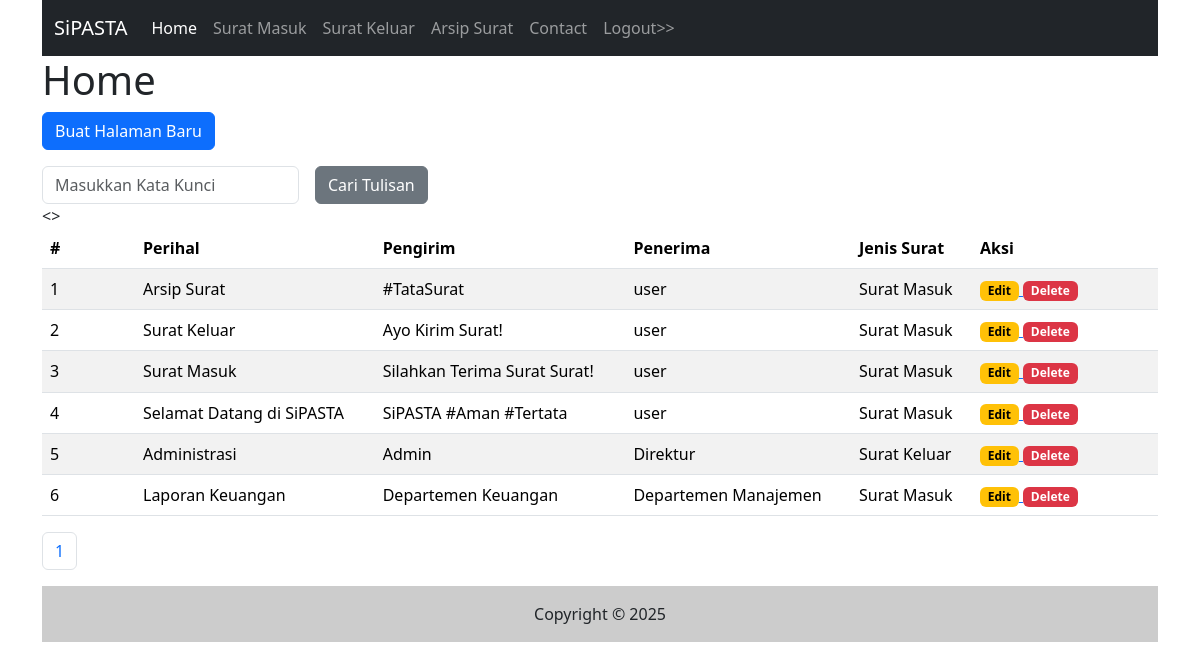
Screenshot of /admin/halaman.php with the database file from the repository.
### tables this page shows
CREATE TABLE `halaman` (
  `id` int(11) NOT NULL,
  `perihal` varchar(300) NOT NULL,
  `pengirim` varchar(300) NOT NULL,
  `penerima` varchar(300) NOT NULL,
  `jsurat` enum('Surat Masuk','Surat Keluar') NOT NULL,
  `isi` text NOT NULL,
  `tgl_isi` timestamp NOT NULL DEFAULT current_timestamp() ON UPDATE current_timestamp()
);

### admin/halaman.php (the view, shortened to what this page needs)
<?php include("inc_header.php") ?>
<?php
$katakunci = (isset($_GET['katakunci'])) ? $_GET['katakunci'] : "";
?>
<h1>Home</h1>
<p>
    <a href="halaman_input.php">
        <input type="button" class="btn btn-primary" value="Buat Halaman Baru" />
    </a>
</p>
<form class="row g-3" method="get">
    <div class="col-auto">
        <input type="text" class="form-control" placeholder="Masukkan Kata Kunci" name="katakunci"
            value="<?php echo $katakunci ?>" />
    </div>
    <div class="col-auto">
        <input type="submit" name="cari" value="Cari Tulisan" class="btn btn-secondary" />
    </div>
</form>
<table class="table table-striped">
    <thead>
        <tr>
            <th class="col-1">#</th>
            <th>Perihal</th>
            <th>Pengirim</th>
            <th>Penerima</th>
            <th>Jenis Surat</th>
            <th class="col-2">Aksi</th>
        </tr>
    </thead>
        <tbody>
            <?php
            $sqltambahan = "";
            $per_halaman = 10;
            $sql1 = "select * from halaman $sqltambahan";
            $page = isset($_GET['page']) ? (int) $_GET['page'] : 1;
            $mulai = ($page > 1) ? ($page * $per_halaman) - $per_halaman : 0;
            $q1 = mysqli_query($koneksi, $sql1);
            $total = mysqli_num_rows($q1);
            $pages = ceil($total / $per_halaman);
            $nomor = $mulai + 1;
            $sql1 = $sql1 . " order by id desc limit $mulai, $per_halaman";
            $q1 = mysqli_query($koneksi, $sql1);
            while ($r1 = mysqli_fetch_array($q1)) {
                ?>
                <tr>
                    <td><?php echo $nomor++ ?></td>
                    <td><?php echo $r1['perihal'] ?></td>
                    <td><?php echo $r1['pengirim'] ?></td>
                    <td><?php echo $r1['penerima'] ?></td>
                    <td><?php echo $r1['jsurat'] ?></td>
                    <td>
                        <a href="halaman_input.php?id=<?php echo $r1['id'] ?>">
                            <span class="badge text-bg-warning">Edit</span>
                        </a>
                        <a href="halaman.php?op=delete&id=<?php echo $r1['id'] ?>"
                            onclick="return confirm('Apakah Anda Yakin Data Ini Ingin Dihapus?')">
                            <span class="badge text-bg-danger">Delete</span>
                        </a>
                    </td>
                </tr>
                <?php
            }
            ?>
        </tbody>
</table>
<nav aria-label="Page navigation example">
    <ul class="pagination">
        <?php
        $cari = (isset($_GET['cari'])) ? $_GET['cari'] : "";
        for ($i = 1; $i <= $pages; $i++) {
            ?>
            <li class="page-item">
                <a class="page-link"
                    href="halaman.php?katakunci=<?php echo $katakunci ?>&cari=<?php echo $cari ?>&page=<?php echo $i ?>"><?php echo $i ?></a>
            </li>
            <?php
        }
        ?>
    </ul>
</nav>
<?php include("inc_footer.php") ?>

### admin/inc_header.php (shortened to what this page needs)
<!DOCTYPE html>
<html lang="en">
<head>
    <link href="https://cdn.jsdelivr.net/npm/bootstrap@5.3.6/dist/css/bootstrap.min.css" rel="stylesheet"
>
    <link href="https://cdn.jsdelivr.net/npm/summernote@0.8.18/dist/summernote.min.css" rel="stylesheet">
    <link rel="stylesheet" href="https://use.fontawesome.com/releases/v5.15.4/css/all.css"/>
</head>
<body class="container">
    <header>
        <nav class="navbar navbar-expand-lg navbar-dark bg-dark">
            <div class="container-fluid">
                <a class="navbar-brand" href="#">SiPASTA</a>
                <div class="collapse navbar-collapse" id="navbarNav">
                    <ul class="navbar-nav">
                        <li class="nav-item">
                            <a class="nav-link active" aria-current="page" href="#">Home</a>
                        </li>
                        <li class="nav-item">
                            <a class="nav-link" href="#">Surat Masuk</a>
                        </li>
                        <li class="nav-item">
                            <a class="nav-link" href="#">Surat Keluar</a>
                        </li>
                        <li class="nav-item">
                            <a class="nav-link" href="#">Arsip Surat</a>
                        </li>
                        <li class="nav-item">
                            <a class="nav-link" href="#">Contact</a>
                        </li>
                        <li class="nav-item">
                            <a class="nav-link" href="">Logout>></a>
                        </li>
                    </ul>
                </div>
            </div>
        </nav>
    </header>
    <main>

### admin/inc_footer.php (shortened to what this page needs)
</main>
<footer class="bg-light">
    <div class="text-center p-3" style="background:#CCCCCC">
        Copyright &copy; 2025
    </div>
</footer>
</body>
</html>

### rows the page displays
halaman: perihal "Arsip Surat", pengirim "#TataSurat", penerima "user", jsurat "Surat Masuk"
halaman: perihal "Surat Keluar", pengirim "Ayo Kirim Surat!", penerima "user", jsurat "Surat Masuk"
halaman: perihal "Surat Masuk", pengirim "Silahkan Terima Surat Surat!", penerima "user", jsurat "Surat Masuk"
halaman: perihal "Selamat Datang di SiPASTA", pengirim "SiPASTA #Aman #Tertata", penerima "user", jsurat "Surat Masuk"
halaman: perihal "Administrasi", pengirim "Admin", penerima "Direktur", jsurat "Surat Keluar"
halaman: perihal "Laporan Keuangan", pengirim "Departemen Keuangan", penerima "Departemen Manajemen", jsurat "Surat Masuk"
